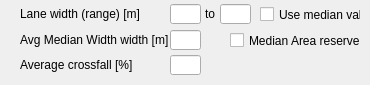
                  <widget class="QWidget" name="arterialdcw_info_wdg" native="true">
                   <property name="sizePolicy">
                    <sizepolicy hsizetype="Preferred" vsizetype="Fixed">
                     <horstretch>0</horstretch>
                     <verstretch>0</verstretch>
                    </sizepolicy>
                   </property>
                   <property name="minimumSize">
                    <size>
                     <width>369</width>
                     <height>85</height>
                    </size>
                   </property>
                   <property name="maximumSize">
                    <size>
                     <width>16777215</width>
                     <height>85</height>
                    </size>
                   </property>
                   <widget class="QLabel" name="w_arterial_lbl2">
                    <property name="geometry">
                     <rect>
                      <x>205</x>
                      <y>4</y>
                      <width>21</width>
                      <height>20</height>
                     </rect>
                    </property>
                    <property name="text">
                     <string>to</string>
                    </property>
                   </widget>
                   <widget class="QLineEdit" name="w_arterial_max_box">
                    <property name="geometry">
                     <rect>
                      <x>220</x>
                      <y>4</y>
                      <width>31</width>
                      <height>20</height>
                     </rect>
                    </property>
                    <property name="text">
                     <string/>
                    </property>
                   </widget>
                   <widget class="QLabel" name="w_arterial_lbl">
                    <property name="geometry">
                     <rect>
                      <x>20</x>
                      <y>4</y>
                      <width>140</width>
                      <height>20</height>
                     </rect>
                    </property>
                    <property name="text">
                     <string>Lane width (range) [m]</string>
                    </property>
                   </widget>
                   <widget class="QLabel" name="arterial_crossfall_lbl">
                    <property name="geometry">
                     <rect>
                      <x>20</x>
                      <y>55</y>
                      <width>140</width>
                      <height>20</height>
                     </rect>
                    </property>
                    <property name="text">
                     <string>Average crossfall [%]</string>
                    </property>
                   </widget>
                   <widget class="QLineEdit" name="w_arterial_min_box">
                    <property name="geometry">
                     <rect>
                      <x>170</x>
                      <y>4</y>
                      <width>31</width>
                      <height>20</height>
                     </rect>
                    </property>
                    <property name="text">
                     <string/>
                    </property>
                   </widget>
                   <widget class="QCheckBox" name="w_arterial_med_check">
                    <property name="geometry">
                     <rect>
                      <x>260</x>
                      <y>6</y>
                      <width>101</width>
                      <height>17</height>
                     </rect>
                    </property>
                    <property name="text">
                     <string>Use median value</string>
                    </property>
                   </widget>
                   <widget class="QLineEdit" name="arterial_crossfall_box">
                    <property name="geometry">
                     <rect>
                      <x>170</x>
                      <y>55</y>
                      <width>31</width>
                      <height>20</height>
                     </rect>
                    </property>
                    <property name="text">
                     <string/>
                    </property>
                   </widget>
                   <widget class="QLabel" name="w_arterialmed_lbl">
                    <property name="geometry">
                     <rect>
                      <x>20</x>
                      <y>30</y>
                      <width>151</width>
                      <height>20</height>
                     </rect>
                    </property>
                    <property name="text">
                     <string>Avg Median Width width [m]</string>
                    </property>
                   </widget>
                   <widget class="QLineEdit" name="w_arterialmed_box">
                    <property name="geometry">
                     <rect>
                      <x>170</x>
                      <y>30</y>
                      <width>31</width>
                      <height>20</height>
                     </rect>
                    </property>
                    <property name="text">
                     <string/>
                    </property>
                   </widget>
                   <widget class="QCheckBox" name="w_arterialmed_nodev_check">
                    <property name="geometry">
                     <rect>
                      <x>230</x>
                      <y>32</y>
                      <width>131</width>
                      <height>17</height>
                     </rect>
                    </property>
                    <property name="whatsThis">
                     <string>If the median area cannot be developed at all, check this box to restrict any activity on this part of the infrastructure.</string>
                    </property>
                    <property name="text">
                     <string>Median Area reserved</string>
                    </property>
                   </widget>
                  </widget>
